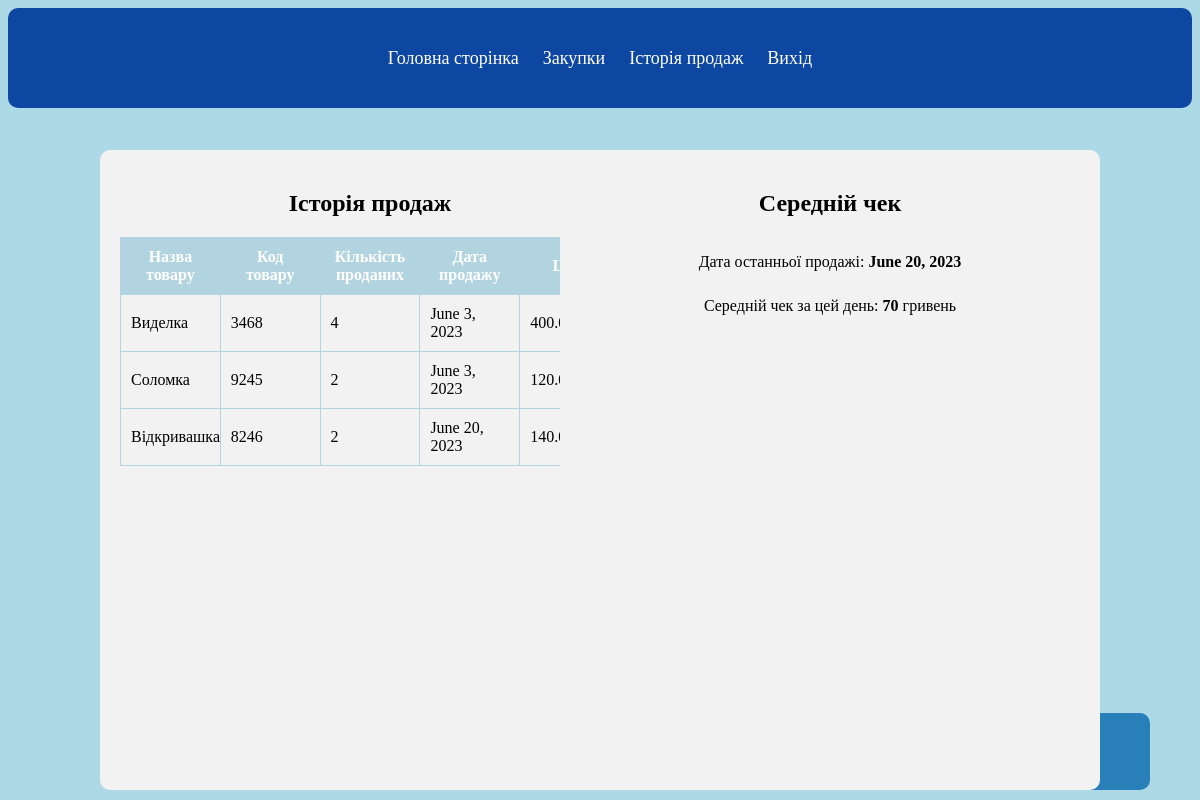
The page /sal/ on the database its author committed.
### datapage/models.py (models this page shows)
class Story(models.Model):
    name = models.CharField(verbose_name="Назва", max_length=255)
    code = models.CharField(max_length=50, verbose_name="Код")
    quantity_of_sold = models.IntegerField(verbose_name="Кількість")
    sold_date = models.DateField(auto_now_add=True, verbose_name="Дата")
    price = models.DecimalField(max_digits=10, decimal_places=2, verbose_name="Ціна")

### datapage/views.py (the view)
# urls.py: path('sal/', SalesView.as_view(), name='sales'),
class SalesView(ListView):
    model = Story
    template_name = 'datapage/sales.html'
    context_object_name = 'sales'
    def get_context_data(self, **kwargs):
        context = super().get_context_data(**kwargs)
        context['date'] = date.strftime("%Y-%m-%d")
        context['menu'] = menu
        context['title'] = 'Історія продаж'
        context['last_sold_date'] = Story.objects.latest('sold_date').sold_date
        context['average_check'] = self.calculate_average_price()  # Вызов метода calculate_average_price и добавление значения в контекст
        return context
    def calculate_average_price(self):
        latest_sale = Story.objects.latest('sold_date')
        total_price = Story.objects.filter(sold_date=latest_sale.sold_date).aggregate(Sum('price'))['price__sum']
        average_check = total_price / 2
        return average_check

### datapage/templates/datapage/sales.html
{% extends 'datapage/base.html' %}
{% block content %}
<div class="sales">
  <h2 class="sales-heading">Історія продаж</h2>
  <table class="sales-table">
    <thead>
      <tr>
        <th>Назва товару</th>
        <th>Код товару</th>
        <th>Кількість проданих</th>
        <th>Дата продажу</th>
        <th>Ціна</th>
      </tr>
    </thead>
    <tbody>
      {% for sale in sales %}
      <tr>
        <td>{{ sale.name }}</td>
        <td>{{ sale.code }}</td>
        <td>{{ sale.quantity_of_sold }}</td>
        <td>{{ sale.sold_date }}</td>
        <td>{{ sale.price }}</td>
      </tr>
      {% endfor %}
    </tbody>
  </table>
</div>
<div class="chek">
  <h2 class="chek-heading">Середній чек</h2>
  <p class="last-sold-date">Дата останньої продажі: <span>{{ last_sold_date }}</span></p>
  <p class="average-check">Середній чек за цей день: <span>{{ average_check }}</span> гривень</p>
</div>
{% endblock %}

### datapage/templates/datapage/base.html (shortened to what this page needs)
{% load static %}
<!DOCTYPE html>
<html>
<head>
  <link type="text/css" href="{% static 'datapage/css/style.css' %}" rel="stylesheet" />
</head>
<body>
  <nav class="horizontal-menu">
    <ul>
      {% for m in menu %}
        <li><a href="{% url m.url_name %}">{{ m.title }}</a></li>
      {% endfor %}
    </ul>
  </nav>
  <div class="date-time">
    <p>{{ date }}</p>
  </div>
  {% block content %}
  {% endblock %}
</body>
</html>

### datapage/static/datapage/css/style.css (style rules this page uses)
body { background-color: #add8e6; }
.horizontal-menu { height: 100px; background-color: #0D47A1; border-radius: 10px; }
.horizontal-menu ul { margin: 0; padding: 0; list-style-type: none; text-align: center; }
.horizontal-menu li { display: inline-block; margin: 0 10px; }
.horizontal-menu a { display: block; text-decoration: none; color: #FFF; font-size: 18px; line-height: 100px; }
.date-time { position: fixed; bottom: 10px; right: 50px; background-color: #2980b9; color: white; padding: 10px 100px; font-size: 18px; font-weight: bold; border-radius: 10px; }
.sales { background-color: #f2f2f2; border-radius: 10px; width: 500px; height: 600px; padding: 20px; position: absolute; top: 150px; left: 100px; }
.sales-heading { text-align: center; margin-bottom: 20px; }
.sales-table { border-collapse: collapse; margin-top: 20px; table-layout: fixed; width: 100%; }
.sales-table th, .sales-table td { padding: 10px; border: 1px solid #B1D4E0; width: calc(100% / 3); }
.sales-table th { background-color: #B1D4E0; color: white; }
.chek { background-color: #f2f2f2; border-radius: 10px; width: 500px; height: 600px; padding: 20px; position: absolute; top: 150px; right: 100px; display: flex; flex-direction: column; align-items: center; }
.chek-heading { text-align: center; margin-bottom: 20px; }
.last-sold-date, .average-check { text-align: center; margin-bottom: 10px; }
.last-sold-date span, .average-check span { font-weight: bold; }

### rows shown on the page
Story: name "Виделка", code "3468", quantity_of_sold "4", sold_date "June 3, 2023", price "400.00"
Story: name "Соломка", code "9245", quantity_of_sold "2", sold_date "June 3, 2023", price "120.00"
Story: name "Відкривашка", code "8246", quantity_of_sold "2", sold_date "June 20, 2023", price "140.00"

### other values the page prints
{{ m.title }} "Головна сторінка" "Закупки" "Історія продаж" "Вихід"
{{ average_check }} "70"
